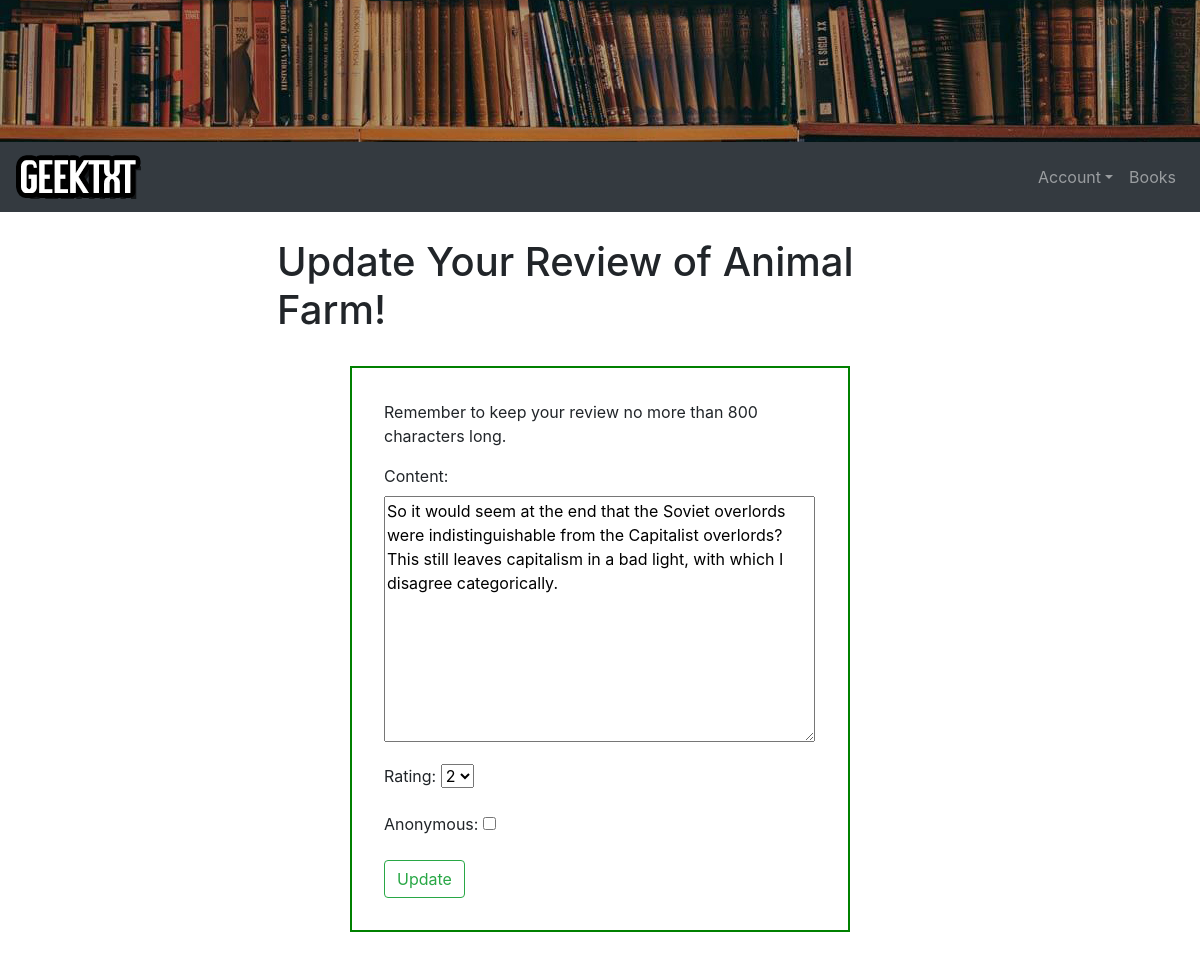
Page /review/update/13 on the earlier database version.
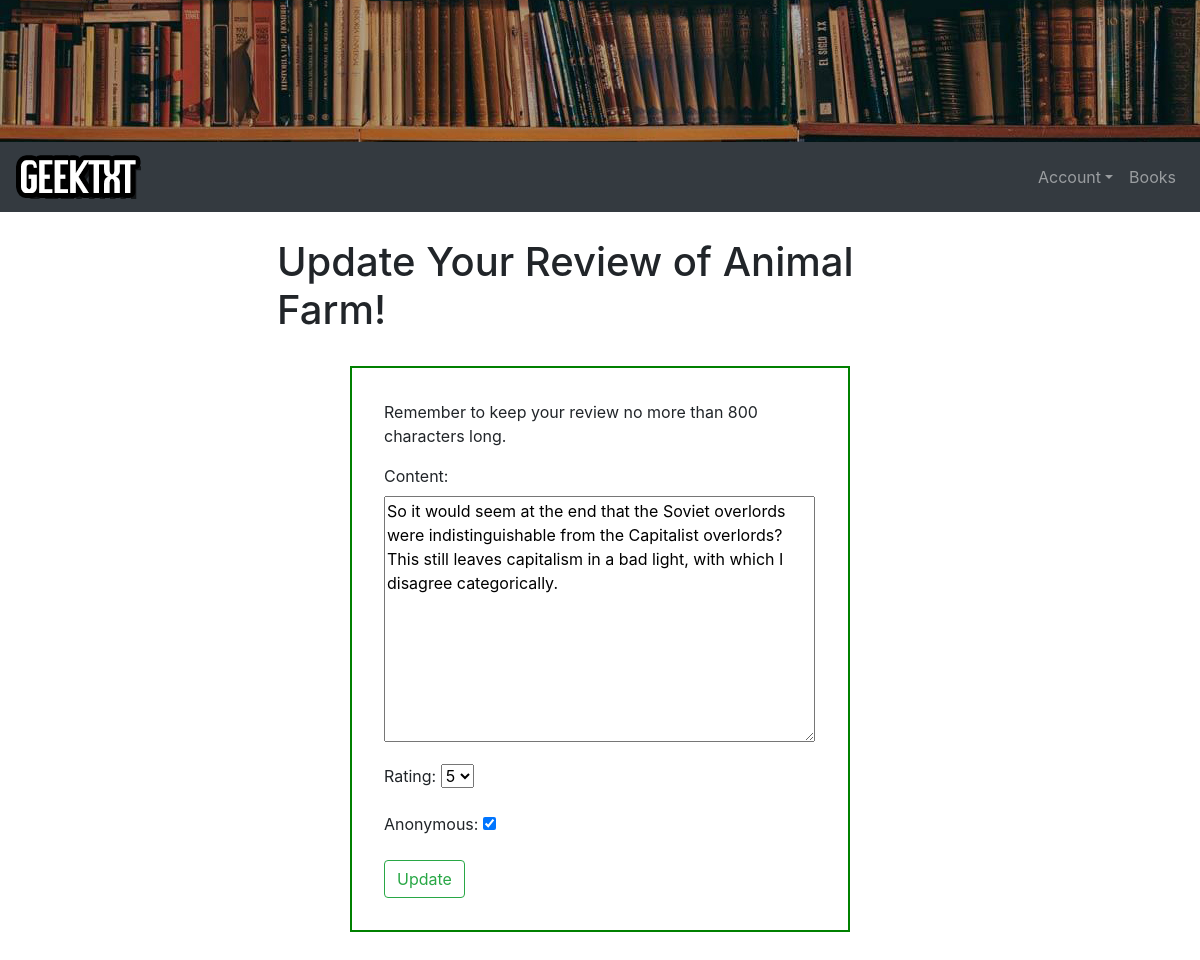
Same page on the later database version.
### reviews/models.py (models this page shows, shortened)
class Review(models.Model):
	content = models.CharField(max_length=800)
	date_posted = models.DateTimeField(auto_now_add=True)
	author = models.ForeignKey(User, on_delete=models.CASCADE)
	book = models.ForeignKey(Book, on_delete=models.CASCADE)
	RATING_CHOICES = zip(range(1,6), range(1,6))
	rating = models.IntegerField(choices=RATING_CHOICES, default=1)
	anonymous = models.BooleanField(default=False)

### reviews/views.py (the view, shortened to what this page needs)
# urls.py: path(r'review/update/<id>', views.updateReview, name='updateReview'),
def updateReview(request, id):
    review = get_object_or_404(Review, id=id)
    if review:
        update_review_form = UpdateReviewForm(request.POST or None,
                                              initial={'content': review.content, 'rating': review.rating,
                                                       'anonymous': review.anonymous})
    context = {
        'title': 'Update Review',
        'update_review_form': update_review_form,
        'book_title': review.book.title,
    }
    return render(request, 'reviews/update-review.html', context)

### reviews/forms.py
class UpdateReviewForm(forms.ModelForm):
	class Meta:
		model = Review
		fields = ('content', 'rating', 'anonymous')
		widgets = {
            'content' : forms.Textarea(attrs={
                'maxlength': '800',
            }),
        }

### reviews/templates/reviews/update-review.html (shortened to what this page needs)
{% extends 'base.html' %}
{% block content %}
<div class="review-wrap">
	<h1>Update Your Review of {{ book_title }}!</h1>
	<form method="post" class="review-form-group">
		<p>Remember to keep your review no more than 800 characters long.</p>
		{{ update_review_form.as_p}}
		<input type="submit" value="Update" class="btn btn-outline-success" id="update-btn">
	</form>
</div>
{% endblock content %}

Differences in the rows shown:
changed Review: rating "2" → "5"; anonymous "☐" → "☑"
